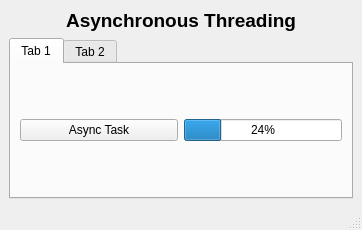
<?xml version="1.0" encoding="UTF-8"?>
<ui version="4.0">
 <class>MainWindow</class>
 <widget class="QMainWindow" name="MainWindow">
  <property name="geometry">
   <rect>
    <x>0</x>
    <y>0</y>
    <width>362</width>
    <height>230</height>
   </rect>
  </property>
  <property name="windowTitle">
   <string>MainWindow</string>
  </property>
  <widget class="QWidget" name="centralwidget">
   <layout class="QVBoxLayout" name="verticalLayout">
    <item alignment="Qt::AlignTop">
     <widget class="QLabel" name="label">
      <property name="font">
       <font>
        <pointsize>14</pointsize>
        <bold>true</bold>
       </font>
      </property>
      <property name="text">
       <string>Asynchronous Threading</string>
      </property>
      <property name="alignment">
       <set>Qt::AlignCenter</set>
      </property>
     </widget>
    </item>
    <item>
     <widget class="QTabWidget" name="tabWidget">
      <property name="currentIndex">
       <number>0</number>
      </property>
      <widget class="QWidget" name="tab">
       <attribute name="title">
        <string>Tab 1</string>
       </attribute>
       <layout class="QVBoxLayout" name="verticalLayout_2">
        <item>
         <layout class="QHBoxLayout" name="horizontalLayout">
          <item>
           <widget class="QPushButton" name="pushButton">
            <property name="sizePolicy">
             <sizepolicy hsizetype="Expanding" vsizetype="Fixed">
              <horstretch>0</horstretch>
              <verstretch>0</verstretch>
             </sizepolicy>
            </property>
            <property name="text">
             <string>Async Task</string>
            </property>
           </widget>
          </item>
          <item>
           <widget class="QProgressBar" name="progressBar">
            <property name="value">
             <number>24</number>
            </property>
           </widget>
          </item>
         </layout>
        </item>
       </layout>
      </widget>
      <widget class="QWidget" name="tab_2">
       <attribute name="title">
        <string>Tab 2</string>
       </attribute>
       <layout class="QHBoxLayout" name="horizontalLayout_2">
        <item>
         <widget class="QDial" name="dial"/>
        </item>
        <item>
         <layout class="QVBoxLayout" name="verticalLayout_3">
          <item>
           <widget class="QSpinBox" name="spinBox"/>
          </item>
          <item>
           <widget class="QCheckBox" name="checkBox">
            <property name="text">
             <string>CheckBox</string>
            </property>
           </widget>
          </item>
         </layout>
        </item>
       </layout>
      </widget>
     </widget>
    </item>
   </layout>
  </widget>
  <widget class="QStatusBar" name="statusbar"/>
 </widget>
 <resources/>
 <connections/>
</ui>
